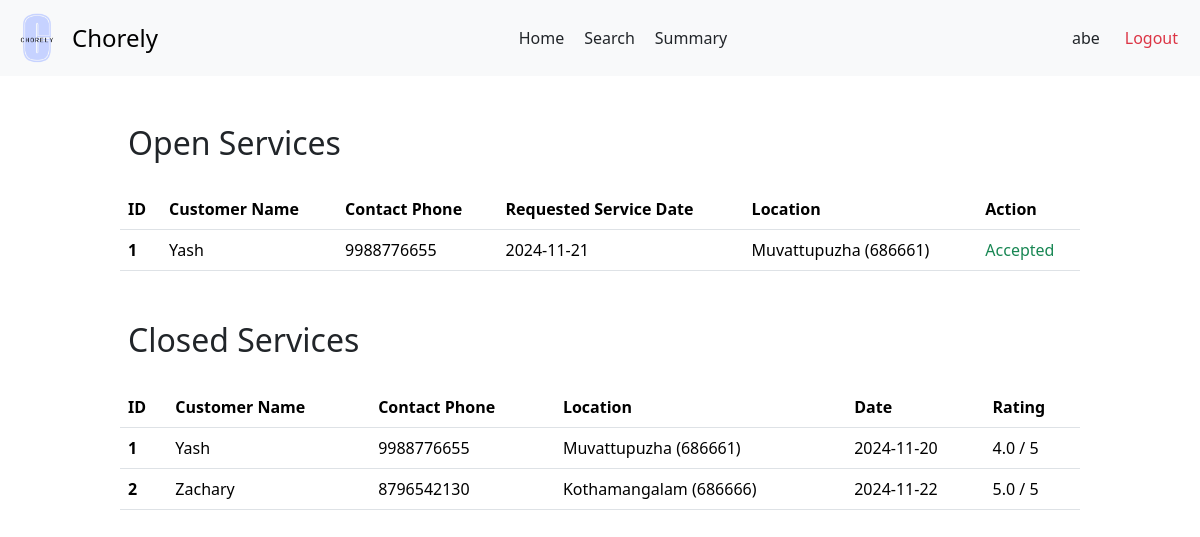
The app's page /user/prof/5 (signed in) with its own data.
### backend/models.py (models this page shows)
class Users(db.Model):
  __tablename__ = 'Users'
  user_id = db.Column(db.Integer, primary_key=True, autoincrement=True)
  username = db.Column(db.String, unique=True, nullable=False)
  password = db.Column(db.String, nullable=False)
  role = db.Column(db.String, nullable=False)
  is_blocked = db.Column(db.Boolean, default=False)
  service_professional = db.relationship('ServiceProfessionals', backref='user', uselist=False)
  customer = db.relationship('Customers', backref='user', uselist=False)

class ServiceRequests(db.Model):
    __tablename__ = 'ServiceRequests'
    request_id = db.Column(db.Integer, primary_key=True, autoincrement=True)
    service_id = db.Column(db.Integer, db.ForeignKey('Services.service_id'), nullable=False)
    customer_id = db.Column(db.Integer, db.ForeignKey('Customers.customer_id'), nullable=False)
    professional_id = db.Column(db.Integer, db.ForeignKey('ServiceProfessionals.professional_id'))
    requested_service_date = db.Column(db.Date, default=date.today())
    date_of_request = db.Column(db.Date, default=date.today())
    date_of_completion = db.Column(db.Date)
    service_status = db.Column(db.String, default='requested')
    additional_requests = db.Column(db.String)
    remarks = db.Column(db.String)
    rating = db.Column(db.Float)

class Customers(db.Model):
    __tablename__ = 'Customers'
    customer_id = db.Column(db.Integer, primary_key=True, autoincrement=True)
    user_id = db.Column(db.Integer, db.ForeignKey('Users.user_id'), unique=True, nullable=False)
    name = db.Column(db.String)
    email = db.Column(db.String)
    address = db.Column(db.String)
    pin_code = db.Column(db.String)
    phone = db.Column(db.String)
    service_requests = db.relationship('ServiceRequests', backref='customer')

### backend/professionalController.py (the view)
@app.route('/user/prof/<int:user_id>')
def prof_dash(user_id):
  user = Users.query.filter_by(user_id = user_id).first()
  pro = ServiceProfessionals.query.filter_by(user_id = user_id).first()
  rejected_services = ServiceRejections.query.filter_by(professional_id = pro.professional_id).all()
  rejected_service_ids =[request.request_id for request in rejected_services]
  requested_services = ServiceRequests.query.filter(
    ServiceRequests.service_id == pro.service_id,ServiceRequests.service_status.in_(['requested']), ~ServiceRequests.request_id.in_(rejected_service_ids)).all()
  accepted_services = ServiceRequests.query.filter_by(service_status = 'accepted', professional_id = pro.professional_id).all()
  open_services = requested_services+accepted_services
  closed_services = ServiceRequests.query.filter_by(professional_id = pro.professional_id, service_status = 'closed').all()
  return render_template('prof-dash.html', user = user, pro=pro, requested_services = open_services, closed_services = closed_services)

### templates/prof-dash.html (shortened to what this page needs)
<!DOCTYPE html>
<html lang="en">
<head>
  <link href="https://cdn.jsdelivr.net/npm/bootstrap@5.3.3/dist/css/bootstrap.min.css" rel="stylesheet">
  <link rel="stylesheet" href="{{ url_for('static', filename='prof-dash.css') }}">
  <link rel="stylesheet" href="{{ url_for('static', filename='navbar.css') }}">
</head>
<body>
  <nav class="navbar bg-body-tertiary">
    <div class="container-fluid">
      <a class="navbar-brand d-flex align-items-center" href="#" style="text-decoration: none;">
        <img src="{{ url_for('static', filename='logo.png') }}" alt="Chorely Logo" width="50" height="50" id="logo">
        <span style="font-size: 1.5rem;">Chorely</span>
      </a>
      <div style="display: flex;">
        <a class="nav-link active" aria-current="page" href="/user/prof/{{ pro.user.user_id }}">Home</a>
        <a class="nav-link" href="/prof/{{ pro.professional_id }}/search">Search</a>
        <a class="nav-link" href="/prof/{{ pro.professional_id }}/summary">Summary</a>
      </div>
      <div class="d-flex text text-end">
        <a class="nav-link" href="/prof/{{ pro.professional_id }}/profile">{{ pro.user.username }}</a>
        <a class="nav-link text-danger" href="/userlogin">Logout</a>
      </div>
    </div>
  </nav>
  <div id="main">
    <div id="canvas">
      <br>
      <h2 class="headings">Open Services</h2><br>
      {% if requested_services | length ==0 %}
        <div class="text text-center">
          <h5 class="headings">There are no services to display</h5>
        </div>
      {% else %}
        <div>
          <table class="table">
            <thead>
              <tr>
                <th scope="col">ID</th>
                <th scope="col">Customer Name</th>
                <th scope="col">Contact Phone</th>
                <th scope="col">Requested Service Date</th>
                <th scope="col">Location</th>
                <th scope="col">Action</th>
              </tr>
            </thead>
            <tbody>
              {% for service in requested_services %}
                <tr>
                  <th scope="row">{{ loop.index }}</th>
                  <td>{{ service.customer.name }}</td>
                  <td>{{ service.customer.phone }}</td>
                  <td>{{ service.requested_service_date }}</td>
                  <td>{{ service.customer.address | title }} ({{ service.customer.pin_code }})</td>
                  {% if service.service_status == 'requested' %}
                    <td style="display: flex;"><a href="/user/prof/{{ pro.user_id }}/service/{{ service.request_id }}/accept" class="nav-link text-success accept-btn" >Accept</a><a href="/user/prof/{{ pro.user_id }}/service/{{ service.request_id }}/reject" class="nav-link text-danger reject-btn">Reject</a> </td>
                  {% else %}
                    <td class="text text-success">Accepted</td>
                  {% endif %}
                </tr>
              {% endfor %}
            </tbody>
          </table>
        </div>
      {% endif %}
      <br>
      <h2 class="headings">Closed Services</h2><br>
      {% if closed_services | length ==0 %}
        <div class="text text-center">
          <h5 class="headings">There are no closed services to display</h5>
        </div>
      {% else %}
        <div>
          <table class="table">
            <thead>
              <tr>
                <th scope="col">ID</th>
                <th scope="col">Customer Name</th>
                <th scope="col">Contact Phone</th>
                <th scope="col">Location</th>
                <th scope="col">Date</th>
                <th scope="col">Rating</th>
              </tr>
            </thead>
            <tbody>
              {% for service in closed_services %}
                <tr>
                  <th scope="row">{{ loop.index }}</th>
                  <td>{{ service.customer.name }}</td>
                  <td>{{ service.customer.phone }}</td>
                  <td>{{ service.customer.address | title }} ({{ service.customer.pin_code }})</td>
                  <td>{{ service.date_of_completion }}</td>
                  <td>{{ service.rating }} / 5</td>
                </tr>
              {% endfor %}
            </tbody>
          </table>
        </div>
      {% endif %}
</body>
</html>

### static/prof-dash.css (style rules this page uses)
* { margin: 0px; }
#main, #canvas { margin-top: 90px; border: 2px none black; }
#canvas { width: 80%; margin: auto; height: max-content; padding-bottom: 100px; }
.headings { margin: 3px; padding-left: 5px; margin-top: 10px; }

### static/navbar.css (style rules this page uses)
#logo { object-fit: contain ; margin-right: 10px; filter: brightness(1.1) contrast(1.1) saturate(1.2); filter: contrast(100%); }
.text-end { margin-right: 10px; }
.navbar { position: fixed; background-color: white; top: 0; left: 0; right: 0; height: max-content; z-index: 1000; }

### records on screen
Users: user.username "abe"
ServiceRequests: customer.name "Yash", customer.phone "9988776655", requested_service_date "2024-11-21", customer.address "Muvattupuzha", customer.pin_code "686661", service_status "Accepted"
ServiceRequests: customer.name "Yash", customer.phone "9988776655", customer.address "Muvattupuzha", customer.pin_code "686661", date_of_completion "2024-11-20", rating "4.0"
ServiceRequests: customer.name "Zachary", customer.phone "8796542130", customer.address "Kothamangalam", customer.pin_code "686666", date_of_completion "2024-11-22", rating "5.0"
